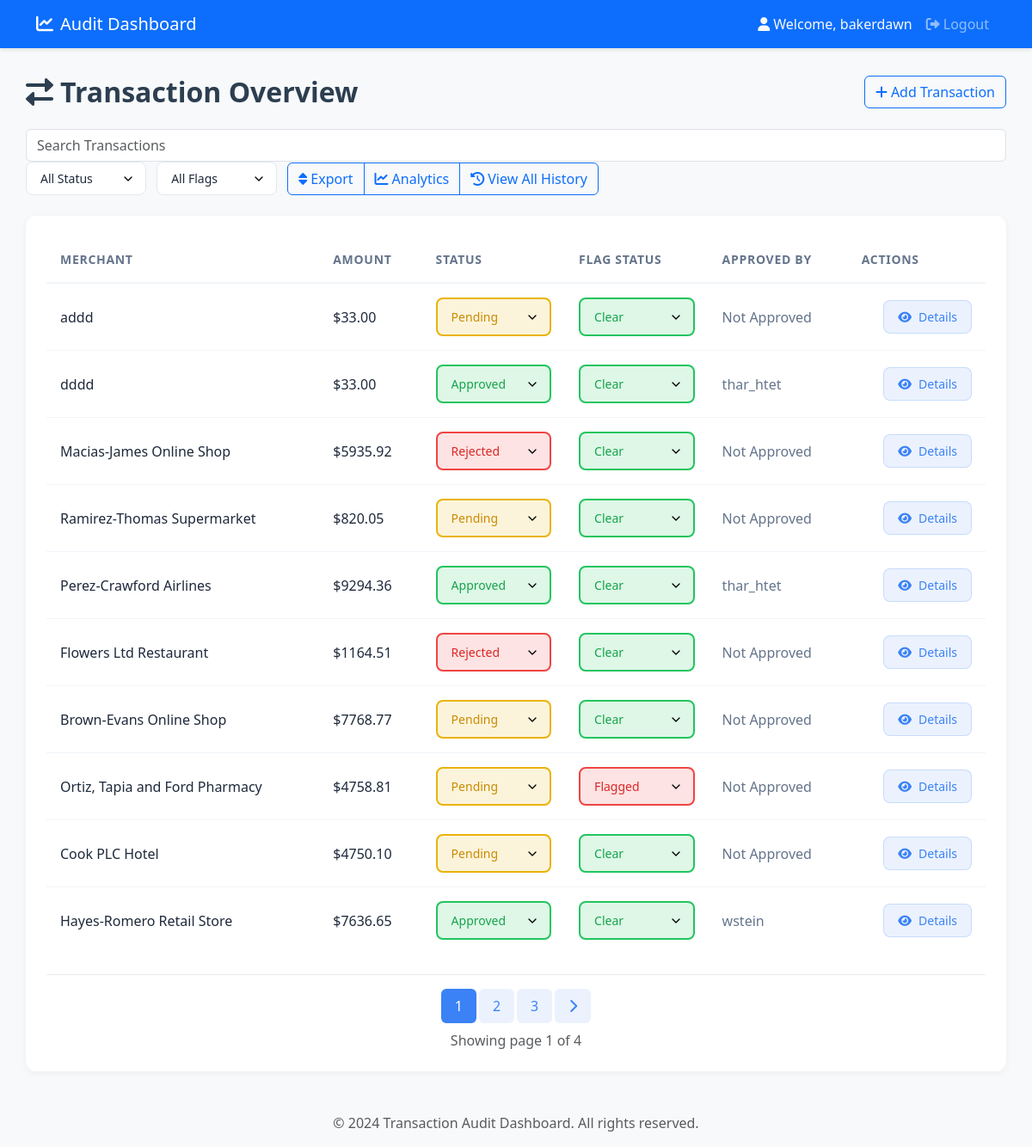
Page /home/ (signed in) on the committed database.
### auditApp/models.py (models this page shows, shortened)
class Transaction(models.Model):
    STATUS_CHOICES = [
        ('Approved', 'Approved'),
        ('Pending', 'Pending'),
        ('Rejected', 'Rejected'),
    ]
    id = models.CharField(primary_key=True, max_length=6, default=get_unique_hex_id, editable=False)
    amount = models.DecimalField(max_digits=10, decimal_places=2, validators=[MinValueValidator(0)],null=False, blank=False)
    status = models.CharField(max_length=255, choices=STATUS_CHOICES, null=False, blank=False,default='Pending')
    timestamp = models.DateTimeField(auto_now_add=True)
    merchant = models.CharField(max_length=255, null=False, blank=False)
    isFlagged = models.BooleanField(default=False,null=True, blank=True)
    approved_by = models.ForeignKey(User, on_delete=models.SET_NULL, null=True, blank=True)

### auditApp/views.py (the view)
# urls.py: path('home/', views.home, name='home'),
@login_required
def home(request):
    try:
        transactions_list = Transaction.objects.all().order_by('-timestamp')
        search_query = request.GET.get('search', '')
        if search_query:
            transactions_list = transactions_list.filter(merchant__icontains=search_query)
        status_filter = request.GET.get('status', '')
        flag_filter = request.GET.get('flag', '')
        filters = Q()
        if status_filter:  # Only filter if a specific status is selected
            filters &= Q(status=status_filter)
        if flag_filter:  # Only filter if a specific flag is selected
            is_flagged = flag_filter == 'Flagged' # it will get true if the flag is Flagged
            filters &= Q(isFlagged=is_flagged)
        if filters:
            transactions_list = transactions_list.filter(filters)
        paginator = Paginator(transactions_list, 10)
        page = request.GET.get('page', 1)
        transactions = paginator.get_page(page)
        if request.headers.get('HX-Request'):
            if 'main-content' in request.headers.get('HX-Target', ''):
                return render(request, 'partials/transaction.html', {'transactions': transactions})
            return render(request, 'partials/home_content.html', {'transactions': transactions})
        return render(request, 'home.html', {'transactions': transactions})
    except Exception as e:
        messages.error(request, str(e))
        return render(request, 'home.html', {'transactions': []})

### auditApp/templates/home.html
{% extends 'base.html' %}
{% block content %}
    {% include 'partials/home_content.html' %}
{% endblock %}

### auditApp/templates/partials/nav.html (shortened to what this page needs)
<nav class="navbar navbar-expand-lg navbar-dark bg-primary">
    <div class="container">
        <a class="navbar-brand" href="{% url 'home' %}">
            <i class="fas fa-chart-line me-2"></i>Audit Dashboard
        </a>
        <div class="collapse navbar-collapse" id="navbarNav">
            <ul class="navbar-nav ms-auto">
                {% if user.is_authenticated %}
                <li class="nav-item">
                    <span class="nav-link text-light">
                        <i class="fas fa-user me-1"></i>Welcome, {{ user.username }}
                    </span>
                </li>
                <li class="nav-item">
                    <a class="nav-link" href="{% url 'logout' %}">
                        <i class="fas fa-sign-out-alt me-1"></i>Logout
                    </a>
                </li>
                {% endif %}
            </ul>
        </div>
    </div>
</nav>

### auditApp/templates/partials/transaction.html (shortened to what this page needs)
{% if transactions.object_list %}
<div class="transaction-wrapper">
    <table class="transaction-table">
        <thead>
            <tr>
                <th>Merchant</th>
                <th>Amount</th>
                <th>Status</th>
                <th>Flag Status</th>
                <th>Approved By</th>
                <th class="text-right">Actions</th>
            </tr>
        </thead>
        <tbody>
            {% for transaction in transactions %}
            <tr class="transaction-row" data-transaction-id="{{ transaction.id }}">
                <td>
                    <span class="merchant-cell">{{ transaction.merchant }}</span>
                </td>
                <td>
                    <span class="amount-cell">${{ transaction.amount }}</span>
                </td>
                <td style="min-width: 140px;">
                    <select class="status-select {% if transaction.status == 'Approved' %}approved{% elif transaction.status == 'Pending' %}pending{% else %}rejected{% endif %}"
                            hx-post="{% url 'update_status' transaction.id %}?page={{ transactions.number }}"
                            hx-target="#main-content"
                            hx-headers='{"X-CSRFToken": "{{ csrf_token }}"}'
                            name="status">
                        <option value="Approved" {% if transaction.status == 'Approved' %}selected{% endif %}>Approved</option>
                        <option value="Pending" {% if transaction.status == 'Pending' %}selected{% endif %}>Pending</option>
                        <option value="Rejected" {% if transaction.status == 'Rejected' %}selected{% endif %}>Rejected</option>
                    </select>
                </td>
                <td style="min-width: 140px;">
                    <select class="status-select {% if transaction.isFlagged %}flagged{% else %}clear{% endif %}"
                            hx-post="{% url 'update_flag' transaction.id %}?page={{ transactions.number }}"
                            hx-target="#main-content"
                            hx-headers='{"X-CSRFToken": "{{ csrf_token }}"}'
                            name="is_flagged">
                        <option value="false" {% if not transaction.isFlagged %}selected{% endif %}>Clear</option>
                        <option value="true" {% if transaction.isFlagged %}selected{% endif %}>Flagged</option>
                    </select>
                </td>
                <td>
                    <span class="approved-by">{{ transaction.approved_by.username|default:"Not Approved" }}</span>
                </td>
                <td class="text-right">
                    <button class="action-btn"
                            hx-get="{% url 'transaction_detail' transaction.id %}"
                            hx-target="#modal-content"
                            data-bs-toggle="modal"
                            data-bs-target="#transactionModal">
                        <i class="fas fa-eye"></i>Details
                    </button>
                </td>
            </tr>
            {% endfor %}
        </tbody>
    </table>
    {% if transactions.paginator.num_pages > 1 %}
    <div class="pagination-wrapper mt-4">
        <nav aria-label="Transaction pagination">
            <ul class="pagination justify-content-center">
                {% for num in transactions.paginator.page_range %}
                    {% if num == transactions.number %}
                    <li class="page-item active">
                        <span class="page-link">{{ num }}</span>
                    </li>
                    {% elif num > transactions.number|add:'-3' and num < transactions.number|add:'3' %}
                    <li class="page-item">
                        <button class="page-link"
                                hx-get="{% url 'home' %}?page={{ num }}&status={{ request.GET.status|default:'' }}&flag={{ request.GET.flag|default:'' }}&search={{ request.GET.search|default:'' }}"
                                hx-target="#main-content">
                            {{ num }}
                        </button>
                    </li>
                    {% endif %}
                {% endfor %}
                {% if transactions.has_next %}
                <li class="page-item">
                    <button class="page-link"
                            hx-get="{% url 'home' %}?page={{ transactions.next_page_number }}&status={{ request.GET.status|default:'' }}&flag={{ request.GET.flag|default:'' }}&search={{ request.GET.search|default:'' }}"
                            hx-target="#main-content">
                        <i class="fas fa-chevron-right"></i>
                    </button>
                </li>
                {% endif %}
            </ul>
        </nav>
        <div class="text-center text-muted mt-2">
            Showing page {{ transactions.number }} of {{ transactions.paginator.num_pages }}
        </div>
    </div>
    {% endif %}
</div>
{% else %}
<div class="alert alert-info" role="alert">
    No transactions found
</div>
{% endif %}

### auditApp/templates/base.html (style rules this page uses)
body { background-color: #f8f9fa; min-height: 100vh; color: #2c3e50; }
.navbar { box-shadow: 0 2px 4px rgba(0, 0, 0, 0.1); }
.transaction-wrapper { background: #fff; border-radius: 12px; box-shadow: 0 2px 8px rgba(0, 0, 0, 0.05); padding: 1.5rem; }
.transaction-table { width: 100%; border-collapse: separate; border-spacing: 0; }
.transaction-table th { color: #64748b; font-size: 0.875rem; font-weight: 600; text-transform: uppercase; letter-spacing: 0.05em; padding: 1rem; text-align: left; border-bottom: 2px solid #f1f5f9; }
.transaction-table td { padding: 1rem; border-bottom: 1px solid #f1f5f9; }
.transaction-table tr:last-child td { border-bottom: none; }
.merchant-cell { font-weight: 500; color: #1e293b; }
.amount-cell { font-weight: 500; color: #1e293b; }
.status-select { appearance: none; width: 100%; padding: 0.625rem 1rem; border-radius: 8px; font-weight: 500; font-size: 0.875rem; cursor: pointer; background-repeat: no-repeat; background-position: right 0.75rem center; background-size: 1rem; transition: all 0.2s ease; }
.status-select.approved { background-color: rgba(34, 197, 94, 0.15); color: rgb(22, 163, 74); border: 2px solid rgb(34, 197, 94); }
.status-select.pending { background-color: rgba(234, 179, 8, 0.15); color: rgb(202, 138, 4); border: 2px solid rgb(234, 179, 8); }
.status-select.rejected { background-color: rgba(239, 68, 68, 0.15); color: rgb(220, 38, 38); border: 2px solid rgb(239, 68, 68); }
.status-select.flagged { background-color: rgba(239, 68, 68, 0.15); color: rgb(220, 38, 38); border: 2px solid rgb(239, 68, 68); }
.status-select.clear { background-color: rgba(34, 197, 94, 0.15); color: rgb(22, 163, 74); border: 2px solid rgb(34, 197, 94); }
.action-btn { display: inline-flex; align-items: center; padding: 0.5rem 1rem; border-radius: 8px; font-weight: 500; font-size: 0.875rem; color: #3b82f6; background-color: rgba(59, 130, 246, 0.1); border: 1px solid rgba(59, 130, 246, 0.2); cursor: pointer; transition: all 0.2s ease; }
.action-btn i { margin-right: 0.5rem; }
.approved-by { color: #64748b; font-weight: 500; }
.status-select option { background-color: white; color: #1e293b; padding: 0.5rem; }
.text-right { text-align: right; }
.pagination-wrapper { margin-top: 2rem; padding-top: 1rem; border-top: 1px solid #e9ecef; }
.pagination { margin-bottom: 0.5rem; }
.page-link { border: none; padding: 0.5rem 1rem; margin: 0 0.25rem; color: #3b82f6; background-color: rgba(59, 130, 246, 0.1); border-radius: 6px; transition: all 0.2s ease; }
.page-item.active .page-link { background-color: #3b82f6; color: white; }

### rows in the picture
Transaction: status "Pending", is_flagged "Clear"
Transaction: status "Approved", is_flagged "Clear"
Transaction: status "Rejected", is_flagged "Clear"
Transaction: status "Pending", is_flagged "Clear"
Transaction: status "Approved", is_flagged "Clear"
Transaction: status "Rejected", is_flagged "Clear"
Transaction: status "Pending", is_flagged "Clear"
Transaction: status "Pending", is_flagged "Flagged"
Transaction: status "Pending", is_flagged "Clear"
Transaction: status "Approved", is_flagged "Clear"

### other values in the picture
{{ user.username }} "bakerdawn"
{{ num }} "1"
{{ num }} "2" "3"
{{ transactions.number }} "1"
{{ transactions.paginator.num_pages }} "4"
